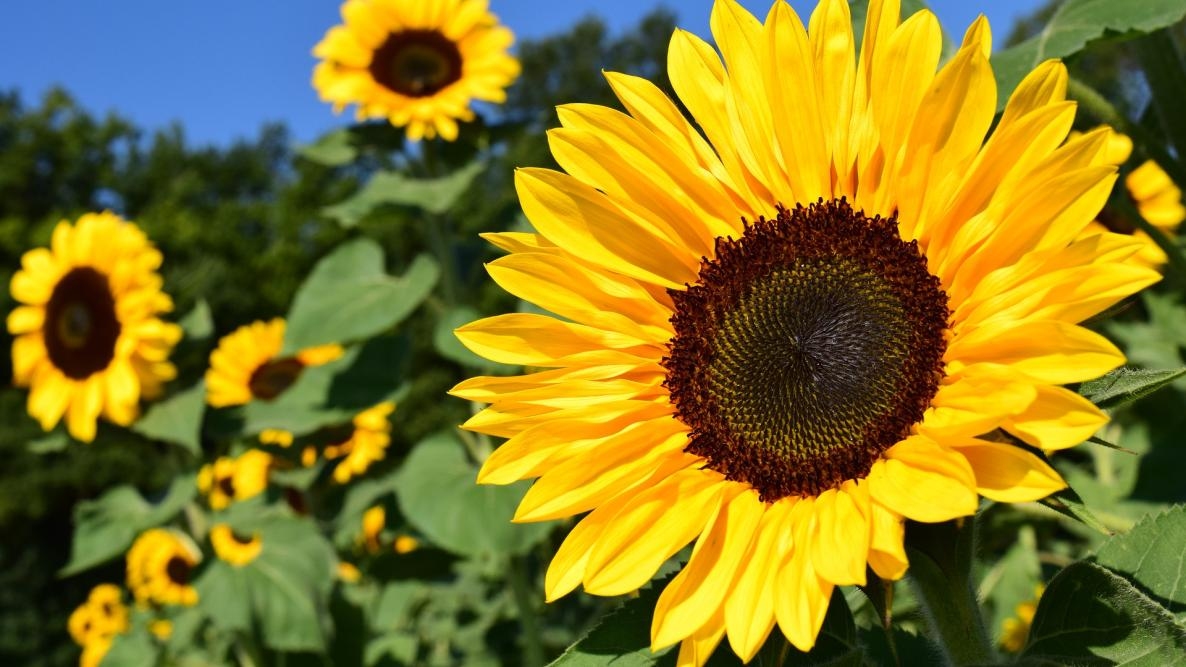
#> input picture lab01/sunflower.jpg, 1186 x 667 px, found by its file name
$ jupyter execute --allow-errors q.ipynb
#> lines starting #> are read from the running program, lines starting #| are printed output that depends on the picture
[cell 1]
import cv2
import matplotlib.pyplot as plt
import numpy as np
# Load the image in grayscale
img = cv2.imread('D:\\SLIIT\\4th_year\\2nd semester\\IUP\\LABS\\lab05\\log.jpg', 0)
# Calculate histogram
hist1 = cv2.calcHist([img], [0], None, [256], [0, 256])
#> hist1 = 256 values from 0 to 0
# Calculate the Cumulative Distribution Function (CDF)
CDF = np.cumsum(hist1, axis=None, dtype=None, out=None) #no of gray levels
#> CDF = 256 values from 0 to 0
# Constants for histogram equalization
L = 65536
# Calculate total number of pixels
#> (the rest of this cell did not finish here and is left out)

[cell 2]
import cv2 as cv
import matplotlib.pyplot as plt
import numpy as np
# Load the image in grayscale
img = cv.imread('D:\\SLIIT\\4th_year\\2nd semester\\IUP\\LABS\\lab01\\sunflower.jpg', 0)
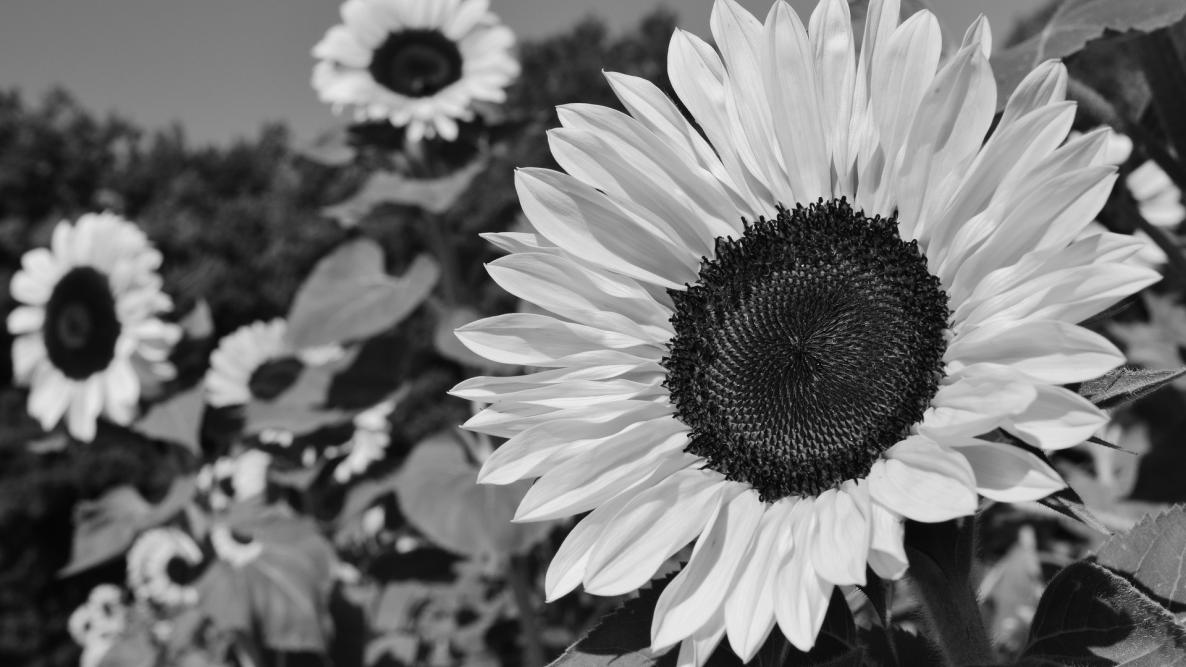
#> img: shape (667, 1186); min 0, max 248, mean 115.9
# Compute the histogram
img_hist = cv.calcHist([img], [0], None, [256], [0, 256])
#> img_hist = 256 values, max 7525 at index 21, min 0 at index 242, mean 3090.1
# Compute the Cumulative Distribution Function (CDF) and normalize it
cdf = np.cumsum(img_hist, axis=None, dtype=None, out=None)
#> cdf = 256 values from 116 to 791062
cdf_normalized = (cdf - cdf.min()) / (cdf.max() - cdf.min()) * 255
#> cdf_normalized = 256 values from 0 to 255
cdf_normalized = cdf_normalized.astype('uint8')
# Map the original grayscale pixels through the normalized CDF
img2 = cdf_normalized[img]
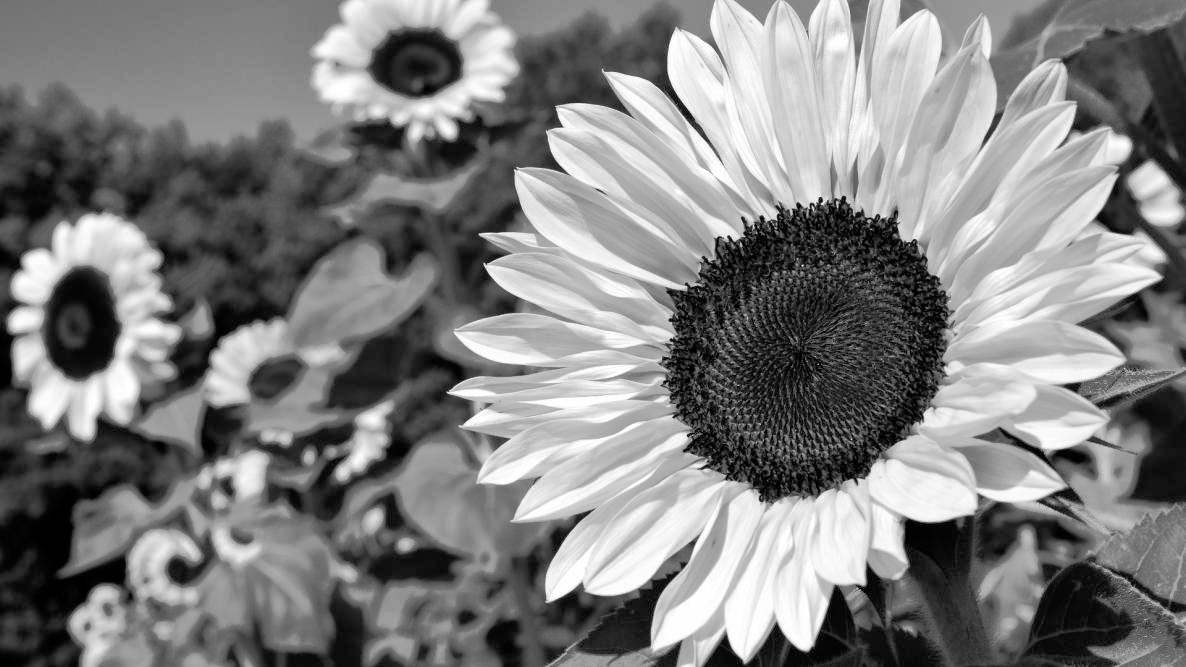
#> img2: shape (667, 1186); min 0, max 255, mean 127.6
# Apply histogram equalization
equalized_img = cv.equalizeHist(img2)
equalized_img2_hist = cv.calcHist([equalized_img], [0], None, [256], [0, 256])
#> equalized_img2_hist = 256 values, max 7733 at index 172, min 0 at index 7, mean 3090.1
# Plot the input and output histograms
plt.subplot(2, 2, 1)
plt.plot(img_hist)
plt.title('Original Histogram')
plt.subplot(2, 2, 2)
plt.plot(equalized_img2_hist)
plt.title('Equalized Histogram')
# Extract the image region of interest
mask = np.zeros(img.shape[:2], dtype=np.uint8)
mask[220:400, 240:390] = 255
masked_img = cv.bitwise_and(equalized_img, equalized_img, mask=mask)
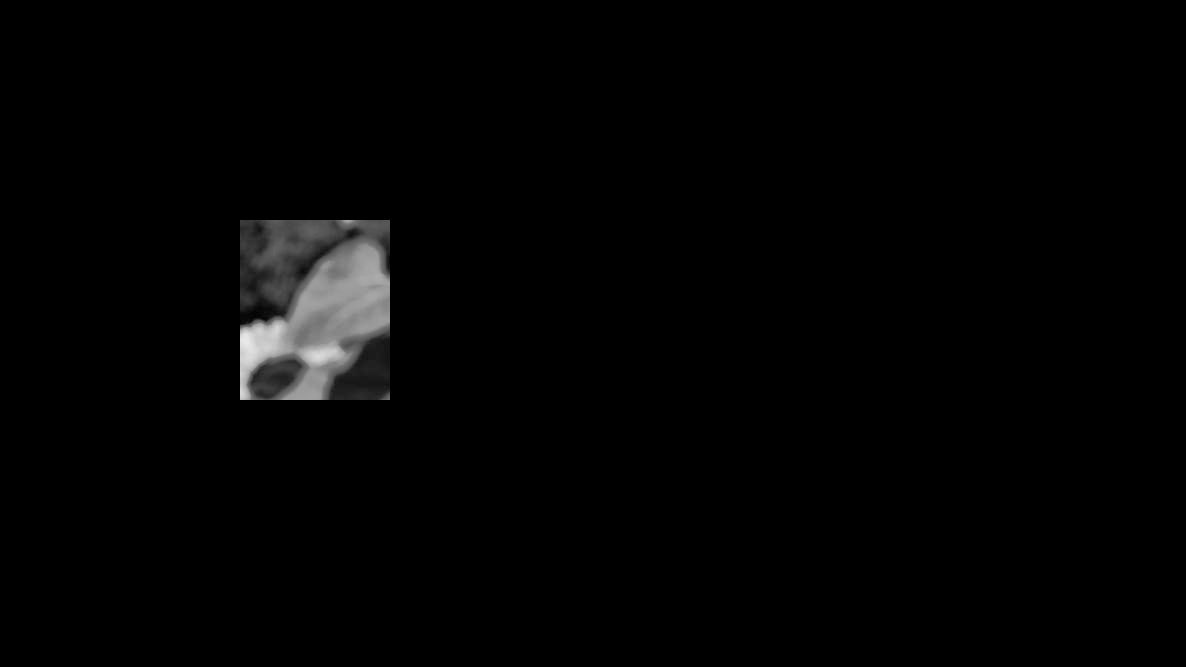
#> masked_img: shape (667, 1186); min 0, max 233, mean 3.5
# Display the input and output image
plt.subplot(2, 2, 3)
plt.imshow(img, cmap='gray')
plt.title('Original Image')
plt.subplot(2, 2, 4)
plt.imshow(masked_img, cmap='gray')
plt.title('Masked Equalized Image')
plt.show()
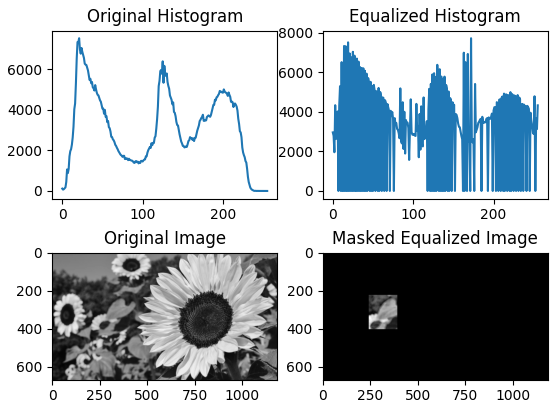
#> figure drawn by matplotlib, 4 panels; panel 1: curve peaks at x = 21, y = 7525; panel 2: curve peaks at x = 172, y = 7733

[cell 3]
import cv2 as cv
import numpy as np
import matplotlib.pyplot as plt
# Load the image
inputImg = cv.imread('D:\\SLIIT\\4th_year\\2nd semester\\IUP\\LABS\\q\\image.png', cv.IMREAD_GRAYSCALE)
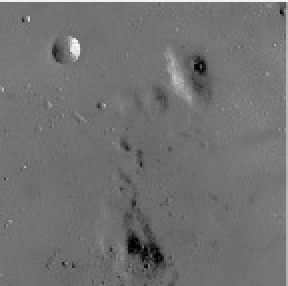
#> input picture q/image.png, 144 x 143 px, found by its file name (shown 2 times larger)
#> inputImg is the input picture: shape (143, 144); min 0, max 255, mean 113.4
# If the image is not loaded, raise an error
if inputImg is None:
    raise ValueError("Image not loaded correctly")
# width and height of image
row, column = inputImg.shape
#> row = 143; column = 144
# Create an zeros array to store the output image
outputImg = np.zeros((row, column), dtype=np.uint8)
# Specify the mini, maxi, mino, maxo values
mini, maxi = np.percentile(inputImg, (5, 95))
#> mini = 96; maxi = 124
mino, maxo = 0, 255
# Loop over the input image
for i in range(row):
    for j in range(column):
        # Compute contrast stretching
        outputImg[i, j] = (inputImg[i, j] - mini) * ((maxo - mino) / (maxi - mini)) + mino
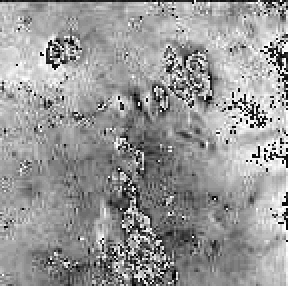
#> outputImg: shape (143, 144) (shown 2 times larger); min 0, max 255, mean 151.2
# Compute the input and output histograms
hist_in, bins_in = np.histogram(inputImg.flatten(), 256, [0, 256])
#> hist_in = 256 values, max 1682 at index 114, min 0 at index 6, mean 80.44; bins_in = 257 values from 0 to 256
hist_out, bins_out = np.histogram(outputImg.flatten(), 256, [0, 256])
#> hist_out = 256 values, max 1682 at index 163, min 0 at index 10, mean 80.44; bins_out = 257 values from 0 to 256
# Display the input and output images
plt.figure(figsize=(10, 8))
plt.subplot(2, 2, 1)
plt.imshow(inputImg, cmap='gray')
plt.title('Input Image (P)')
plt.xticks([]), plt.yticks([])
plt.subplot(2, 2, 2)
plt.imshow(outputImg, cmap='gray')
plt.title('Output Image (Q)')
plt.xticks([]), plt.yticks([])
# Display the input and output histograms
plt.subplot(2, 2, 3)
plt.plot(hist_in)
plt.title('Input Histogram (R)')
plt.xlim([0, 256])
plt.ylim([0, np.max(hist_in) + 100])
plt.subplot(2, 2, 4)
plt.plot(hist_out)
plt.title('Output Histogram (S)')
plt.xlim([0, 256])
plt.ylim([0, np.max(hist_out) + 100])
plt.tight_layout()
plt.show()
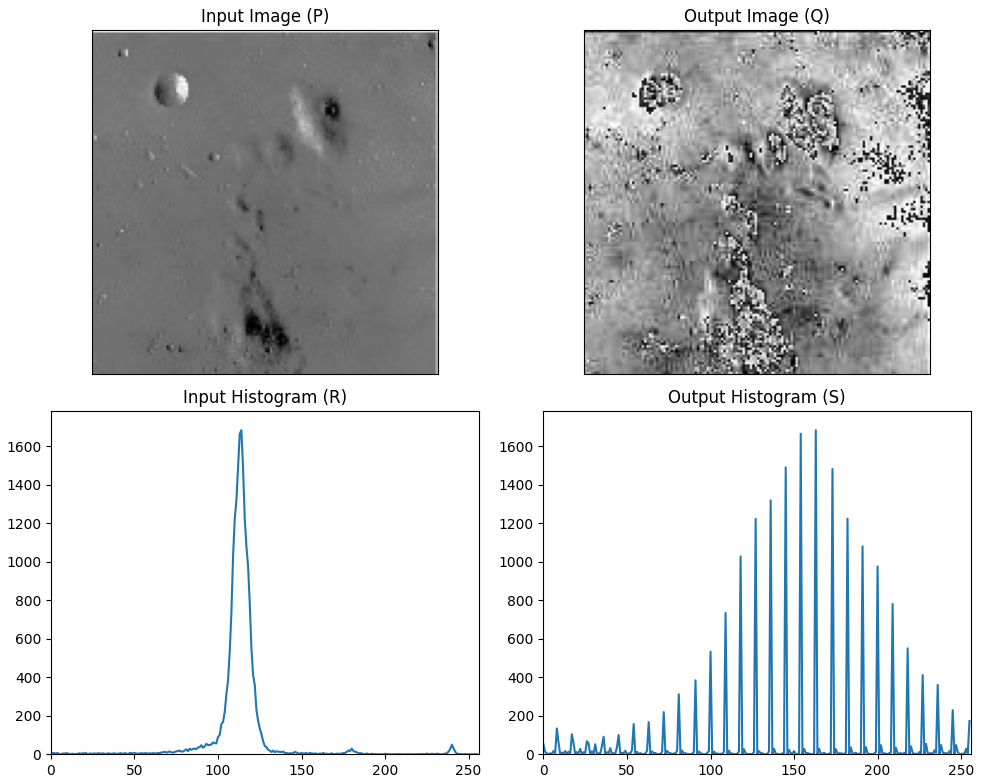
#> figure drawn by matplotlib, 4 panels; panel 3: curve peaks at x = 114, y = 1682; panel 4: curve peaks at x = 163, y = 1682
